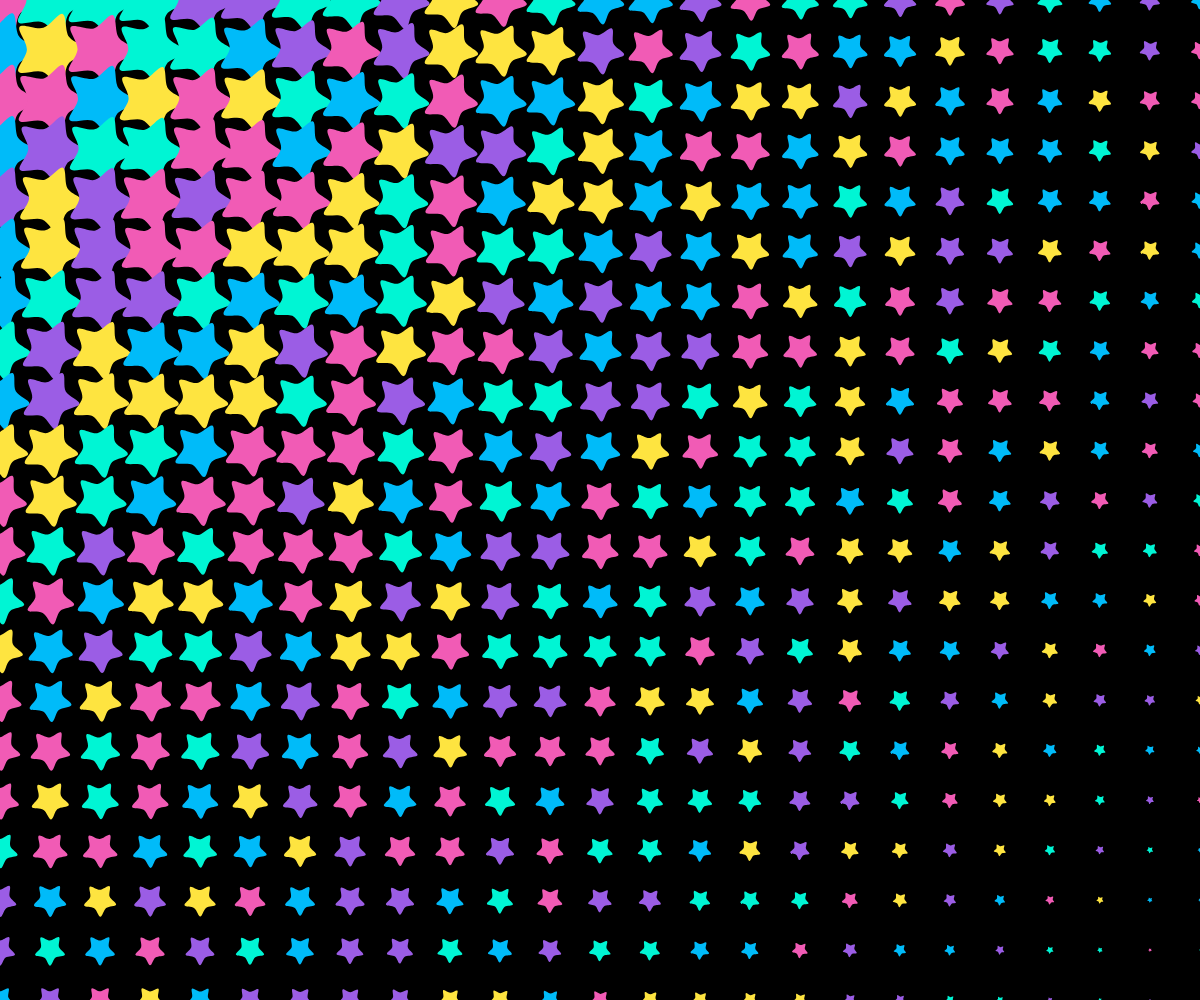
Frame 1 (no input)
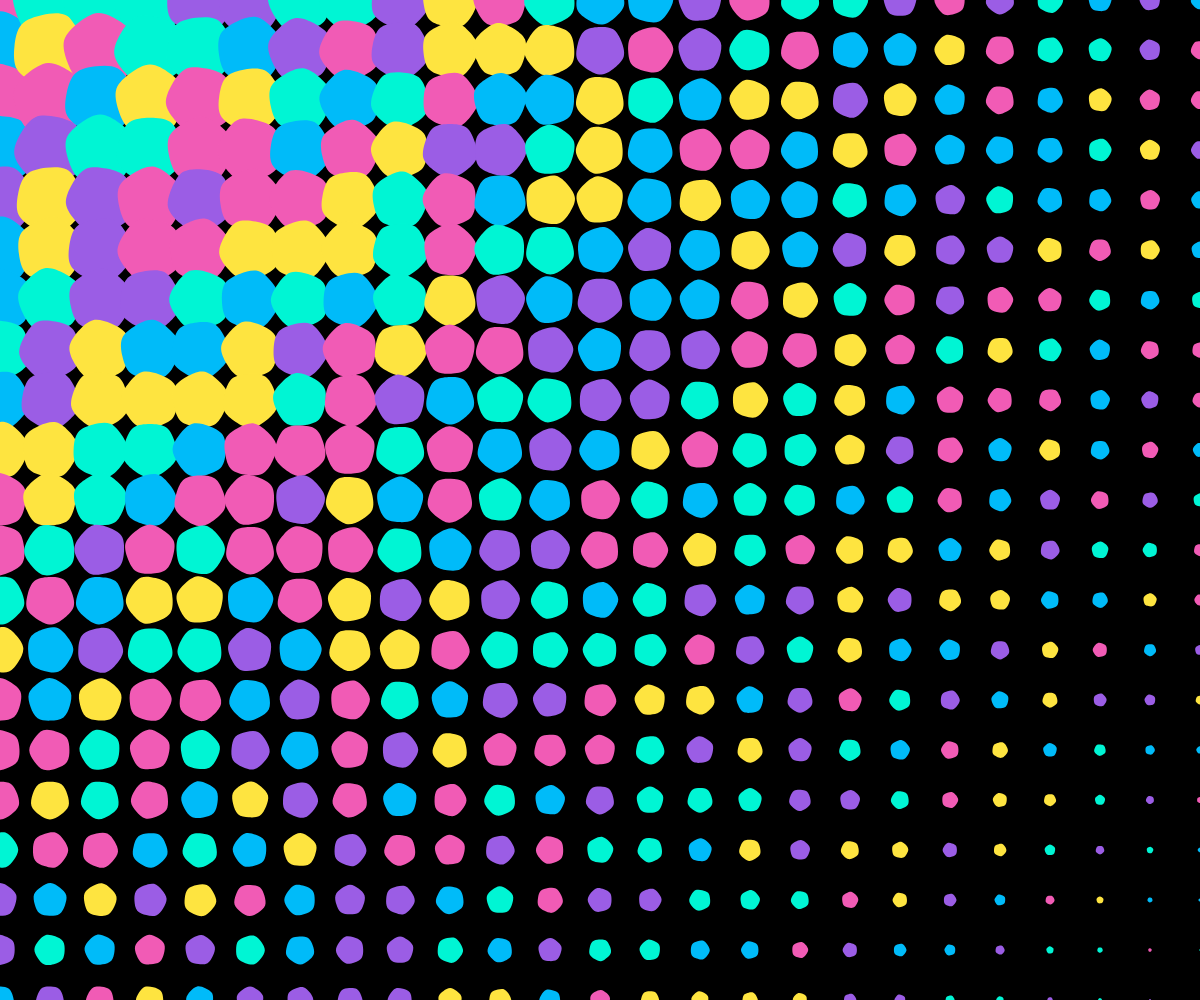
Frame 60 (no input)
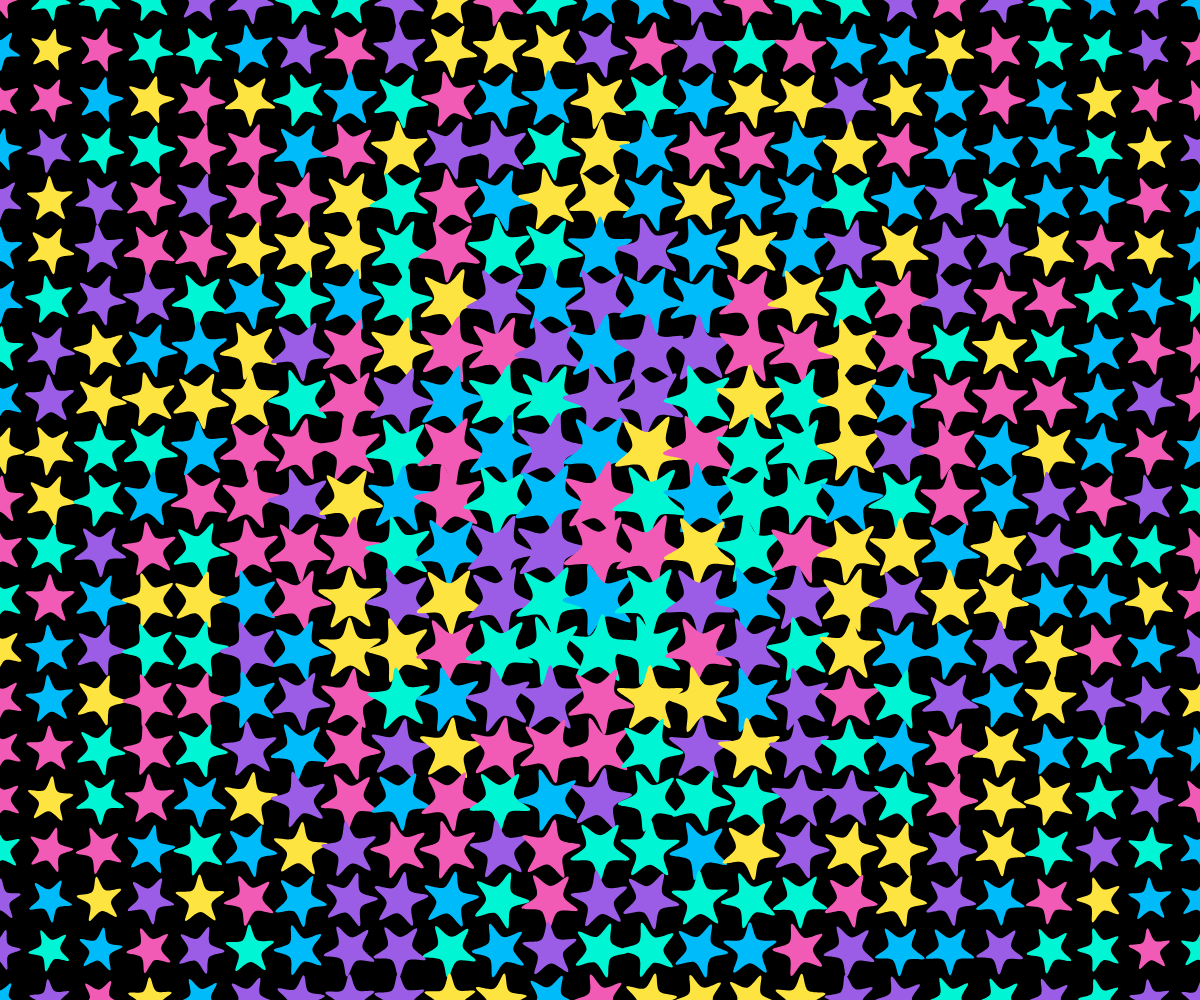
Frame 120 (the mouse pressed at the canvas centre since frame 60)

The p5.js sketch that drew these frames (run headless with seeded random() and noise() and a simulated clock; from frame 60 on, the mouse is pressed at the canvas centre):

// p5.js sketch
// ── sketch.js
let colors = ['#00f5d4', '#00bbf9', '#fee440', '#f15bb5', '#9b5de5'];

let w = 50;
let maxw = 40;
let crossrects = [];
let cols, rows;
let steps =0;
let incr = 1;
let dir =1;

function setup() {
  createCanvas(windowWidth, windowHeight);
  noStroke();

  cols = ceil(width / w) + 1;
  rows = ceil(height / w) + 1;

  for (let i = 0; i < cols; i++) {
    for (let j = 0; j < rows; j++) {
      let x = i * w;
		let y = j * w;
		
      crossrects.push(new StarPattern(x, y, w));
    }
  }
}

function draw() {
  background(0);
  for (let star of crossrects) {
    star.update();
    star.show();
  }
	timer();
}

function timer() {
  steps += incr * dir;
  if (steps > w || steps < -w) {
    dir *= -1;
  }
}

class StarPattern {
  constructor(x, y, w) {
    this.x = x;
    this.y = y;
    this.w = maxw;
    this.angle = 0;
    this.col = random(colors);
	  this.rRate = 0.2;
  }

  update() {
    let distance = dist(this.x, this.y, mouseX, mouseY);
    let maxdistance = dist(0, 0, width, height);
    this.w = map(distance, 0, maxdistance, maxw*2, 0);   
	  
    let speed = map(distance, 0, maxdistance, 0, 0.5); 
    this.angle += speed;
	  this.rRate = map(steps, -w, w, 0.1, 0.45)
  }

  show() {
    push();
    translate(this.x, this.y);
    rotate(this.angle);
    fill(this.col);
    
    this.drawStar(0, 0, this.w * 0.5, this.w * this.rRate,);
    pop();
  }

 drawStar(x, y, r1, r2) {
    let angle = 2*PI/5;
    let halfAngle = angle / 2;
    beginShape();

    for (let a = 0; a < 3*PI; a += angle) {
      let sx = x + cos(a) * r1;
      let sy = y + sin(a) * r1;
      curveVertex(sx, sy);
      
      let mx = x + cos(a + halfAngle) * r2 * 1.1; 
      let my = y + sin(a + halfAngle) * r2 * 1.1;
      curveVertex(mx, my);
    }
    endShape();
  }
}
